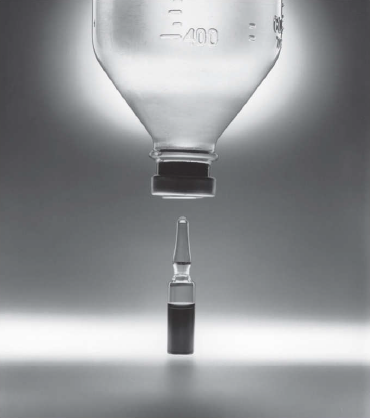
%> input picture Image Processing - Project 1/Im_1.PNG, 370 x 418 px
$ octave Project1_Q1_a.m   (GNU Octave 9; MATLAB toolbox functions it lacks are replaced by stand-ins)
%> lines starting %> are read from the running program, lines starting %| are printed output that depends on the picture
clear;
clc;

I = imread('Im_1.PNG'); % original image
%> I is the input picture: size 418x370x3 uint8; mean R, G, B 144.6, 146.6, 148.9
figure(1) % open the 2nd figure window

subplot(2,2,1)
imshow(I,[])
title('256 intensity levels')

subplot(2,2,2)
imshow(bitshift(I,-1),[])
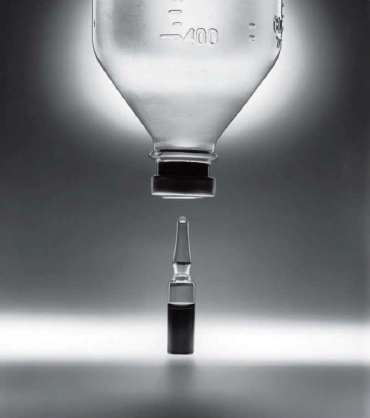
%> displayed picture: size 418x370x3, on the screen's scale of 0 to 255; mean R, G, B 126.4, 128.8, 131.5
title('128 intensity levels')

subplot(2,2,3)
imshow(bitshift(I,-2),[])
title('64 intensity levels')

subplot(2,2,4)
imshow(bitshift(I,-3),[])
title('32 intensity levels')

figure(2) % open the 1st figure window

subplot(2,2,1)
imshow(bitshift(I,-4),[])
title('16 intensity levels')

subplot(2,2,2)
imshow(bitshift(I,-5),[])
title('8 intensity levels')

subplot(2,2,3)
imshow(bitshift(I,-6),[])
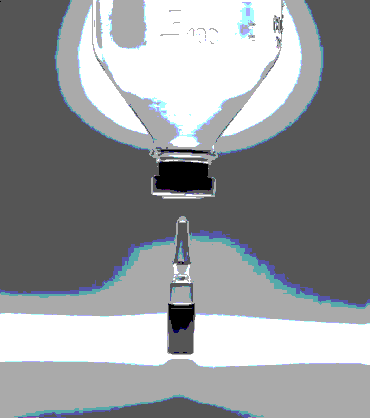
%> displayed picture: size 418x370x3, on the screen's scale of 0 to 255; mean R, G, B 149.5, 151.9, 154
title('4 intensity levels')

subplot(2,2,4)
imshow(bitshift(I,-7),[])
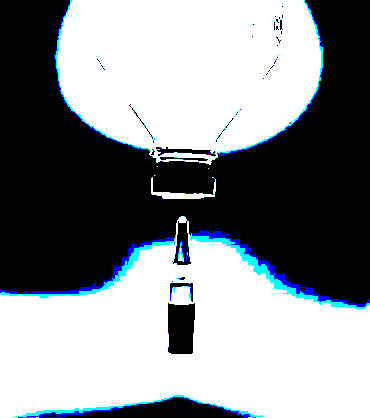
%> displayed picture: size 418x370x3, on the screen's scale of 0 to 255; mean R, G, B 135.8, 140.8, 145
title('2 intensity levels')

$ run again, with Image Processing - Project 1/Im_4.PNG copied over Image Processing - Project 1/Im_1.PNG
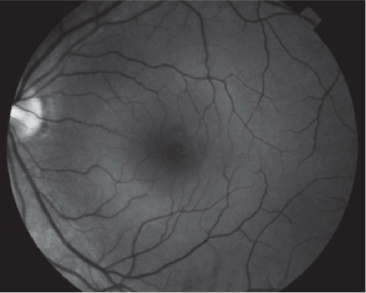
%> input picture Image Processing - Project 1/Im_4.PNG, 366 x 293 px
%> I is the input picture: size 293x366x3 uint8; mean R, G, B 73.3, 72.6, 75.3
%> `imshow(bitshift(I,-6),[])`:
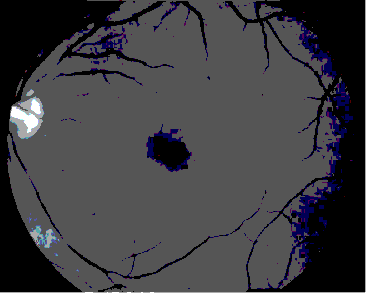
%> displayed picture: size 293x366x3, on the screen's scale of 0 to 255; mean R, G, B 61.3, 60.8, 64.6
%> `imshow(bitshift(I,-7),[])`:
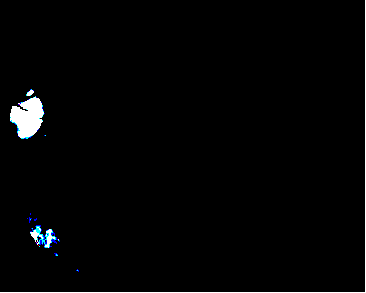
%> displayed picture: size 293x366x3, on the screen's scale of 0 to 255; mean R, G, B 4.2, 4.5, 4.9

$ run again, with Image Processing - Project 1/Im_5.PNG copied over Image Processing - Project 1/Im_1.PNG
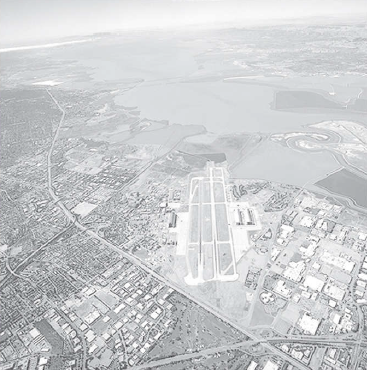
%> input picture Image Processing - Project 1/Im_5.PNG, 367 x 370 px
%> I is the input picture: size 370x367x3 uint8; mean R, G, B 203.6, 205.4, 207.5
%> `imshow(bitshift(I,-6),[])`:
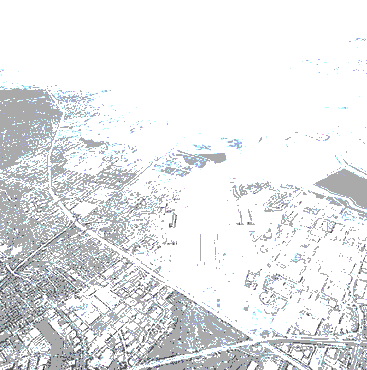
%> displayed picture: size 370x367x3, on the screen's scale of 0 to 255; mean R, G, B 229.7, 231.3, 233
%> `imshow(bitshift(I,-7),[])`:
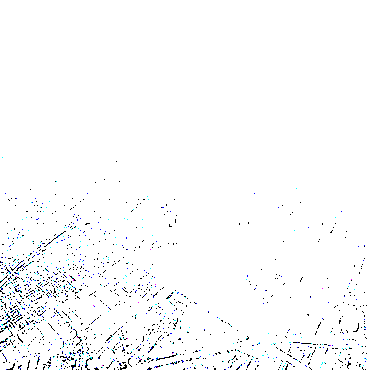
%> displayed picture: size 370x367x3, on the screen's scale of 0 to 255; mean R, G, B 249.6, 250.2, 250.9
